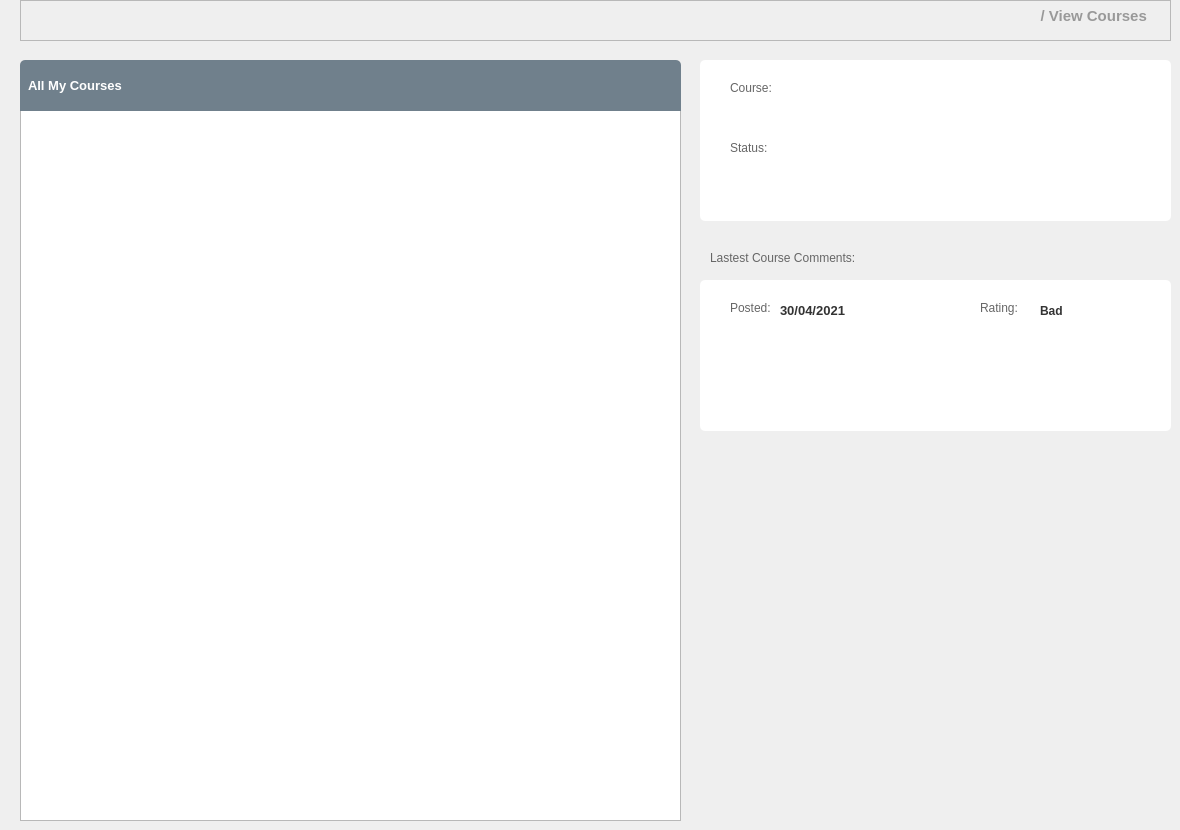
      <widget class="QWidget" name="CoursesPage">
       <widget class="QTableWidget" name="viewCoursesTableWidget">
        <property name="geometry">
         <rect>
          <x>20</x>
          <y>110</y>
          <width>661</width>
          <height>711</height>
         </rect>
        </property>
       </widget>
       <widget class="QFrame" name="titleCourseListPage">
        <property name="geometry">
         <rect>
          <x>700</x>
          <y>60</y>
          <width>471</width>
          <height>161</height>
         </rect>
        </property>
        <property name="styleSheet">
         <string notr="true">background:#fff; border-radius:5px;</string>
        </property>
        <property name="frameShape">
         <enum>QFrame::StyledPanel</enum>
        </property>
        <property name="frameShadow">
         <enum>QFrame::Raised</enum>
        </property>
        <widget class="QLabel" name="courseTitleViewCourseLabel">
         <property name="geometry">
          <rect>
           <x>30</x>
           <y>20</y>
           <width>51</width>
           <height>16</height>
          </rect>
         </property>
         <property name="font">
          <font>
           <pointsize>9</pointsize>
          </font>
         </property>
         <property name="styleSheet">
          <string notr="true">color:#666</string>
         </property>
         <property name="text">
          <string>Course:</string>
         </property>
        </widget>
        <widget class="QLabel" name="courseStatusViewCourseLabel">
         <property name="geometry">
          <rect>
           <x>30</x>
           <y>80</y>
           <width>51</width>
           <height>16</height>
          </rect>
         </property>
         <property name="font">
          <font>
           <pointsize>9</pointsize>
          </font>
         </property>
         <property name="styleSheet">
          <string notr="true">color:#666</string>
         </property>
         <property name="text">
          <string>Status:</string>
         </property>
        </widget>
        <widget class="QLabel" name="courseViewCourseTable">
         <property name="geometry">
          <rect>
           <x>40</x>
           <y>50</y>
           <width>411</width>
           <height>20</height>
          </rect>
         </property>
         <property name="font">
          <font>
           <pointsize>10</pointsize>
           <weight>75</weight>
           <bold>true</bold>
          </font>
         </property>
         <property name="styleSheet">
          <string notr="true">color:#333</string>
         </property>
         <property name="text">
          <string/>
         </property>
        </widget>
        <widget class="QLabel" name="pendingViewCourseTable">
         <property name="geometry">
          <rect>
           <x>40</x>
           <y>110</y>
           <width>411</width>
           <height>21</height>
          </rect>
         </property>
         <property name="font">
          <font>
           <weight>75</weight>
           <bold>true</bold>
          </font>
         </property>
         <property name="styleSheet">
          <string notr="true">color:red;</string>
         </property>
         <property name="text">
          <string/>
         </property>
        </widget>
       </widget>
       <widget class="QLabel" name="programSequenceFacultyName_2">
        <property name="geometry">
         <rect>
          <x>20</x>
          <y>60</y>
          <width>661</width>
          <height>51</height>
         </rect>
        </property>
        <property name="font">
         <font>
          <pointsize>10</pointsize>
          <weight>75</weight>
          <bold>true</bold>
         </font>
        </property>
        <property name="styleSheet">
         <string notr="true">padding-left:5px;
background:#70808c;
color:#fff;
border-top-left-radius:5px;
border-top-right-radius:5px;
border-bottom-left-radius:0px;
border-bottom-right-radius:0px;</string>
        </property>
        <property name="text">
         <string>All My Courses</string>
        </property>
        <property name="alignment">
         <set>Qt::AlignLeading|Qt::AlignLeft|Qt::AlignVCenter</set>
        </property>
       </widget>
       <widget class="QLabel" name="courseCommentViewCourseLabel">
        <property name="geometry">
         <rect>
          <x>710</x>
          <y>250</y>
          <width>201</width>
          <height>16</height>
         </rect>
        </property>
        <property name="font">
         <font>
          <pointsize>9</pointsize>
         </font>
        </property>
        <property name="styleSheet">
         <string notr="true">color:#666</string>
        </property>
        <property name="text">
         <string>Lastest Course Comments:</string>
        </property>
       </widget>
       <widget class="QFrame" name="courseCommentListPage">
        <property name="geometry">
         <rect>
          <x>700</x>
          <y>280</y>
          <width>471</width>
          <height>151</height>
         </rect>
        </property>
        <property name="styleSheet">
         <string notr="true">background:#fff; border-radius:5px;</string>
        </property>
        <property name="frameShape">
         <enum>QFrame::StyledPanel</enum>
        </property>
        <property name="frameShadow">
         <enum>QFrame::Raised</enum>
        </property>
        <widget class="QLabel" name="commentPostedViewCourseLabel">
         <property name="geometry">
          <rect>
           <x>30</x>
           <y>20</y>
           <width>51</width>
           <height>16</height>
          </rect>
         </property>
         <property name="font">
          <font>
           <pointsize>9</pointsize>
          </font>
         </property>
         <property name="styleSheet">
          <string notr="true">color:#666</string>
         </property>
         <property name="text">
          <string>Posted:</string>
         </property>
        </widget>
        <widget class="QLabel" name="ratingStatusViewCourseLabel">
         <property name="geometry">
          <rect>
           <x>280</x>
           <y>20</y>
           <width>51</width>
           <height>16</height>
          </rect>
         </property>
         <property name="font">
          <font>
           <pointsize>9</pointsize>
          </font>
         </property>
         <property name="styleSheet">
          <string notr="true">color:#666</string>
         </property>
         <property name="text">
          <string>Rating:</string>
         </property>
        </widget>
        <widget class="QLabel" name="commentTimeStapViewCourseTable">
         <property name="geometry">
          <rect>
           <x>80</x>
           <y>20</y>
           <width>141</width>
           <height>20</height>
          </rect>
         </property>
         <property name="font">
          <font>
           <pointsize>10</pointsize>
           <weight>75</weight>
           <bold>true</bold>
          </font>
         </property>
         <property name="styleSheet">
          <string notr="true">color:#333</string>
         </property>
         <property name="text">
          <string>30/04/2021</string>
         </property>
        </widget>
        <widget class="QLabel" name="ratingViewCourseTable">
         <property name="geometry">
          <rect>
           <x>340</x>
           <y>20</y>
           <width>121</width>
           <height>21</height>
          </rect>
         </property>
         <property name="font">
          <font>
           <weight>75</weight>
           <bold>true</bold>
          </font>
         </property>
         <property name="styleSheet">
          <string notr="true">color:#333;</string>
         </property>
         <property name="text">
          <string>Bad</string>
         </property>
        </widget>
        <widget class="QLabel" name="userCommentViewCourseTable">
         <property name="geometry">
          <rect>
           <x>10</x>
           <y>70</y>
           <width>451</width>
           <height>71</height>
          </rect>
         </property>
         <property name="font">
          <font>
           <pointsize>8</pointsize>
           <weight>50</weight>
           <bold>false</bold>
          </font>
         </property>
         <property name="styleSheet">
          <string notr="true">color:#333</string>
         </property>
         <property name="text">
          <string/>
         </property>
        </widget>
       </widget>
       <widget class="QFrame" name="pageTitleCourseListPage">
        <property name="geometry">
         <rect>
          <x>20</x>
          <y>0</y>
          <width>1151</width>
          <height>41</height>
         </rect>
        </property>
        <property name="font">
         <font>
          <pointsize>11</pointsize>
         </font>
        </property>
        <property name="styleSheet">
         <string notr="true">border-bottom:1px solid #999999;</string>
        </property>
        <property name="frameShape">
         <enum>QFrame::StyledPanel</enum>
        </property>
        <property name="frameShadow">
         <enum>QFrame::Raised</enum>
        </property>
        <widget class="QLabel" name="pageNameLabel">
         <property name="geometry">
          <rect>
           <x>990</x>
           <y>0</y>
           <width>141</width>
           <height>31</height>
          </rect>
         </property>
         <property name="font">
          <font>
           <pointsize>11</pointsize>
           <weight>75</weight>
           <bold>true</bold>
          </font>
         </property>
         <property name="layoutDirection">
          <enum>Qt::LeftToRight</enum>
         </property>
         <property name="styleSheet">
          <string notr="true">color:#999; border: 0px;</string>
         </property>
         <property name="text">
          <string>/ View Courses </string>
         </property>
         <property name="alignment">
          <set>Qt::AlignRight|Qt::AlignTrailing|Qt::AlignVCenter</set>
         </property>
        </widget>
       </widget>
      </widget>
